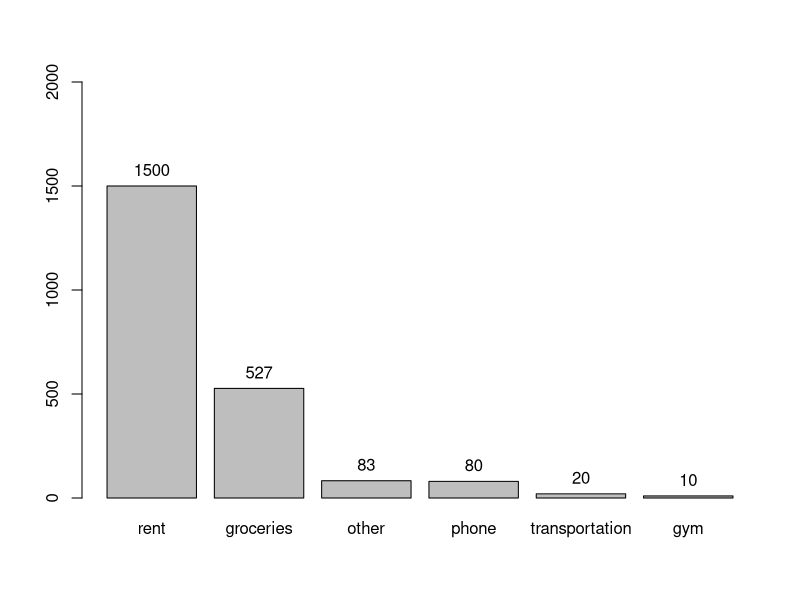

Here is the R script that generated this plot:
## ---- chunk 1
knitr::opts_chunk$set(echo = TRUE)
## ---- chunk 2
phone <- 80
transportation <- 20
groceries <- 527
gym <- 10
rent <- 1500
other <- 83
expenses <- c(phone, transportation, groceries, gym, rent, other)
expenses
total <- transportation + phone + groceries + gym + rent + other
total #the sum of the expenses
semester <- 5 * expenses
semester #amount Leia spends in a school semester
year <- 2 * semester
year #amount Leia spends in a school year
## ---- chunk 3
sorted <- sort(expenses, decreasing = TRUE)
named <- c("rent", "groceries", "other", "phone", "transportation", "gym")
bars <- barplot(sorted, names.arg = named, ylim = c(0, 2000))
text(bars, sorted, labels = sorted, pos = 3)
## ---- chunk 4
a <- 3
b <- 4
c <- sqrt(a**2 + b**2)
c
## ---- chunk 5
n <- 5
k <- 2
p <- 0.5
## ---- chunk 6
factorial(n) / (factorial(k) * factorial(n-k))
## ---- chunk 7
(factorial(n) / (factorial(k) * factorial(n-k))) * (0.5)**2 * (0.5)**3

choose(n = 5, k = 2) * (0.5)**2 * (0.5)**3
## ---- chunk 8
choose(n = 10, k = 3) * (1/6)**3 * (5/6)**7

??binomial #to look for help documentation using the keyword: binomial
## ---- chunk 9
dbinom(2, 5, 0.5)
dbinom(3, 3, 1/6)
## ---- chunk 10
dbinom(2, 5, 0.35)
## ---- chunk 11
dbinom(4, 5, 0.35) + dbinom(5, 5, 0.35)
## ---- chunk 12
#install.packages(c("readr", "ggplot2", "knitr", "stringr", "RColorBrewer", "XML"))
library(knitr)
library(readr)
library(ggplot2)
library(stringr)
library(RColorBrewer)
library(XML)
## ---- chunk 13
x <- 2
3 * x^2 + 4 * x + 8
## ---- chunk 14
x <- -3:3
3 * x^2 + 4 * x + 8
## ---- chunk 15
help("^")
